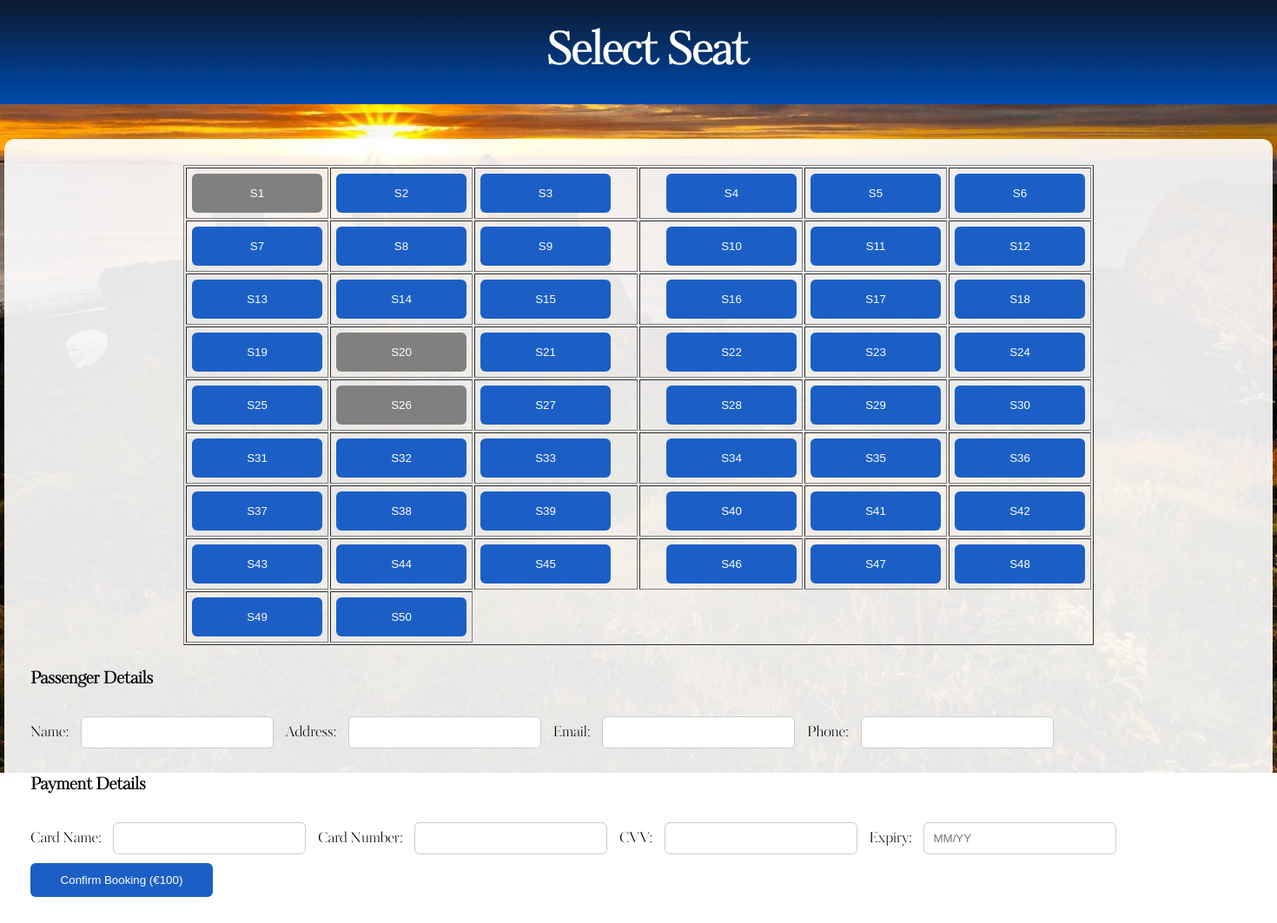
The app's page /selectSeat/5, older data.
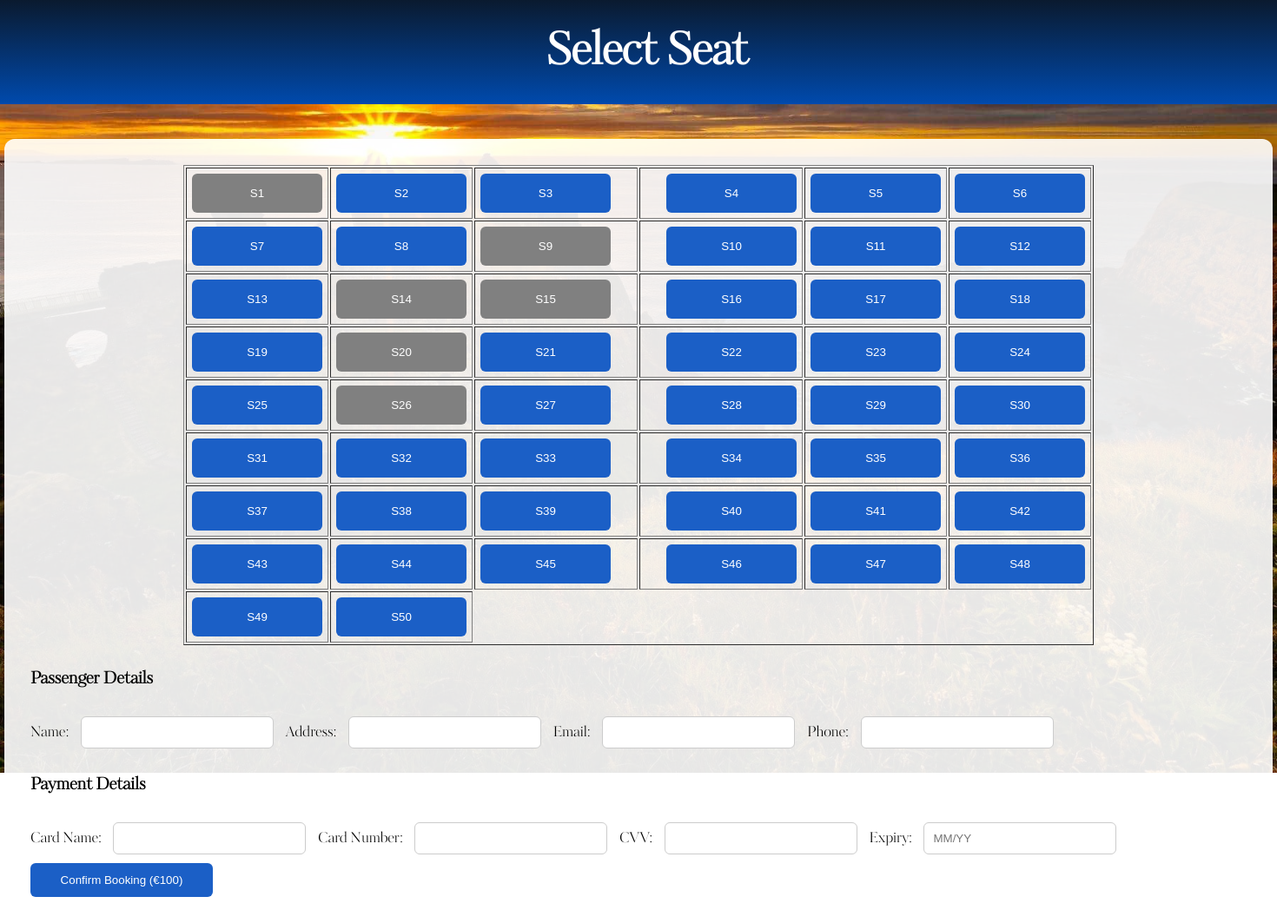
The same page, newer data.
### tables this page shows
CREATE TABLE Seat (
    seatID INTEGER PRIMARY KEY AUTOINCREMENT,
    seatNumber TEXT,
    seatCost INTEGER NOT NULL,
    bookingID INTEGER,
    flightNumber INTEGER NOT NULL,
    FOREIGN KEY (bookingID) REFERENCES Booking(bookingID),
    FOREIGN KEY (flightNumber) REFERENCES Flight(flightNumber)
);

### app.py (the view)
@app.route("/selectSeat/<int:flightID>")
def selectSeat(flightID):
    conn = getDbConnection()
    seats = conn.execute("""
        SELECT seatID, seatNumber, bookingID
        FROM Seat
        WHERE flightNumber = ?
    """, (flightID,)).fetchall()
    conn.close()
    return render_template("selectSeat.html", seats=seats, flightID=flightID)

### app.py (called while the page is built)
def getDbConnection():
    conn = sqlite3.connect("AirPlaneSystem.db")
    conn.row_factory = sqlite3.Row
    return conn

### templates/selectSeat.html (shortened to what this page needs)
<!DOCTYPE html>
<html lang="en">
<head>
    <link rel="stylesheet" href="{{ url_for('static', filename='airplane.css') }}">
</head>
<body>
    <div class="topBar">
         <h1>Select Seat</h1>
    </div>
<div class="seat-container">
<table border="1">
<tr>
{% for seat in seats %}
<td>
{% if seat.bookingID == None %}
<button type="button" onclick="selectSeat('{{ seat.seatID }}')">
{{ seat.seatNumber }}
</button>
{% else %}
<button disabled style="background-color: grey;">
{{ seat.seatNumber }}
</button>
{% endif %}
</td>
{% if loop.index % 6 == 0 %}
</tr><tr>
{% endif %}
{% endfor %}
</tr>
</table>
<form method="POST" action="/addBooking">
<h3>Passenger Details</h3>
Name:
<input type="text" name="customerName" required>
Address:
<input type="text" name="customerAddress" required>
Email:
<input type="email" name="customerEmail" required>
Phone:
<input type="text" name="customerPhoneNum" required>
<h3>Payment Details</h3>
Card Name:
<input type="text" name="creditCardName" required>
Card Number:
<input type="text" name="creditCardNumber" required>
CVV:
<input type="text" name="creditCardCvv" required>
Expiry:
<input type="text" name="creditCardExpiry" placeholder="MM/YY" required>
<button type="submit" onclick="return checkSeat()">Confirm Booking (€100)</button>
</form>
</div>
</body>
</html>

### static/airplane.css (style rules this page uses)
html, body { height:100%; margin: 0; padding:0; width: 100% }
body { font-family: 'KudryashevDisplay', sans-serif; background: url("/static/Images/Sunset.jpg"); background-size: cover; background-position: center; background-repeat: no-repeat; display: flex; flex-direction: column; }
.topBar { font-family:'KudryashevDisplay', sans-serif; height: 15%; display: flex; align-items: center; justify-content: center; gap: 15px; padding-left: 20px; font-size: 25px; background: linear-gradient(180deg, #0A1A2F, #004AAD); color: white; }
button { background: #004AAD; color: white; padding: 14px 20px; border: none; border-radius: 6px; cursor: pointer; transition: all 0.2s ease; width: 210px; }
input { padding: 5px; border-radius: 10px; border: none; }
.seat-container { background: rgba(255,255,255,0.9); width: 1400px; margin: 40px auto; padding: 30px; border-radius: 12px; }
.seat-container input { padding: 10px; margin: 10px; width: 200px; border-radius: 6px; border: 1px solid #ccc; }
.seat-container button { padding: 12px 20px; background: #1b5fc6; color: white; border: none; border-radius: 6px; cursor: pointer; }
.seat-container table { margin-bottom: 25px; }
td:nth-child(3) { padding-right: 30px; }
td:nth-child(4) { padding-left: 30px; }
td { padding: 6px; }
td button { width: 150px; height: 45px; }
table { margin: auto; }

Row changes from the older to the newer data that the page shows:
changed Seat (number 9 of 50 on the later page): bookingID empty → 10 (drawn)
changed Seat (number 14 of 50 on the later page): bookingID empty → 9 (drawn)
changed Seat (number 15 of 50 on the later page): bookingID empty → 8 (drawn)
